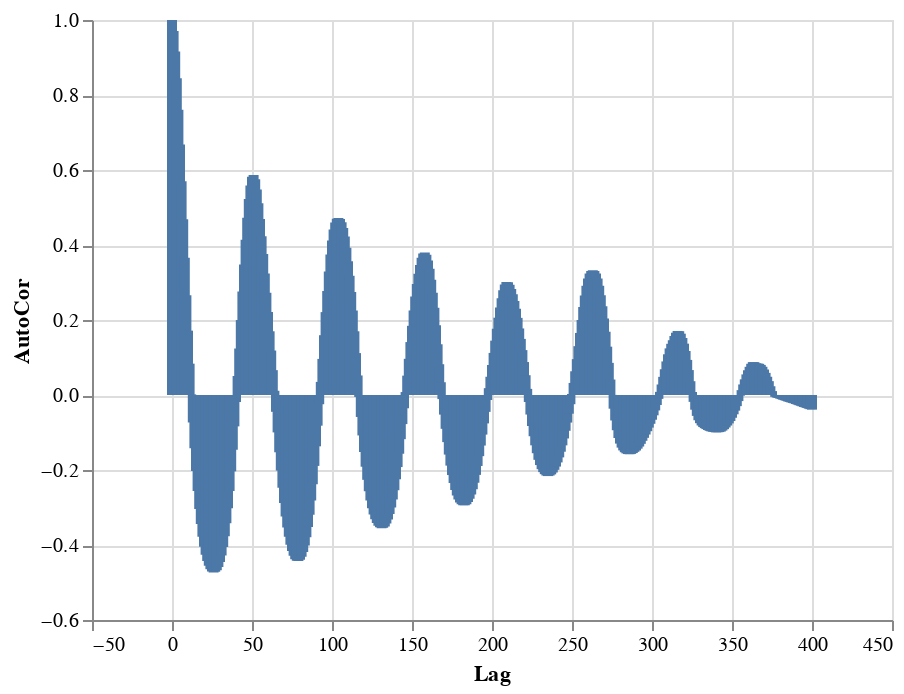

Notebook source saved alongside this figure:
### Code cell
#pct_positive
make_autocorr(flu_data.pct_positive, nlags = 400)

### Figure 1 — Vega-Lite specification as saved in the notebook (floating-point values rounded to 4 significant figures; data arrays with more than 128 entries replaced by an {"elided": "..."} marker saying what was removed)
{"config": {"view": {"continuousWidth": 400, "continuousHeight": 300}}, "data": {"name": "data-89d4e6b7158c4c539cb4f6a28d76e0e8"}, "mark": "bar", "encoding": {"x": {"type": "quantitative", "field": "Lag"}, "y": {"type": "quantitative", "field": "AutoCor"}}, "$schema": "https://vega.github.io/schema/vega-lite/v4.8.1.json", "datasets": {"data-89d4e6b7158c4c539cb4f6a28d76e0e8": {"elided": "401 records"}}}
